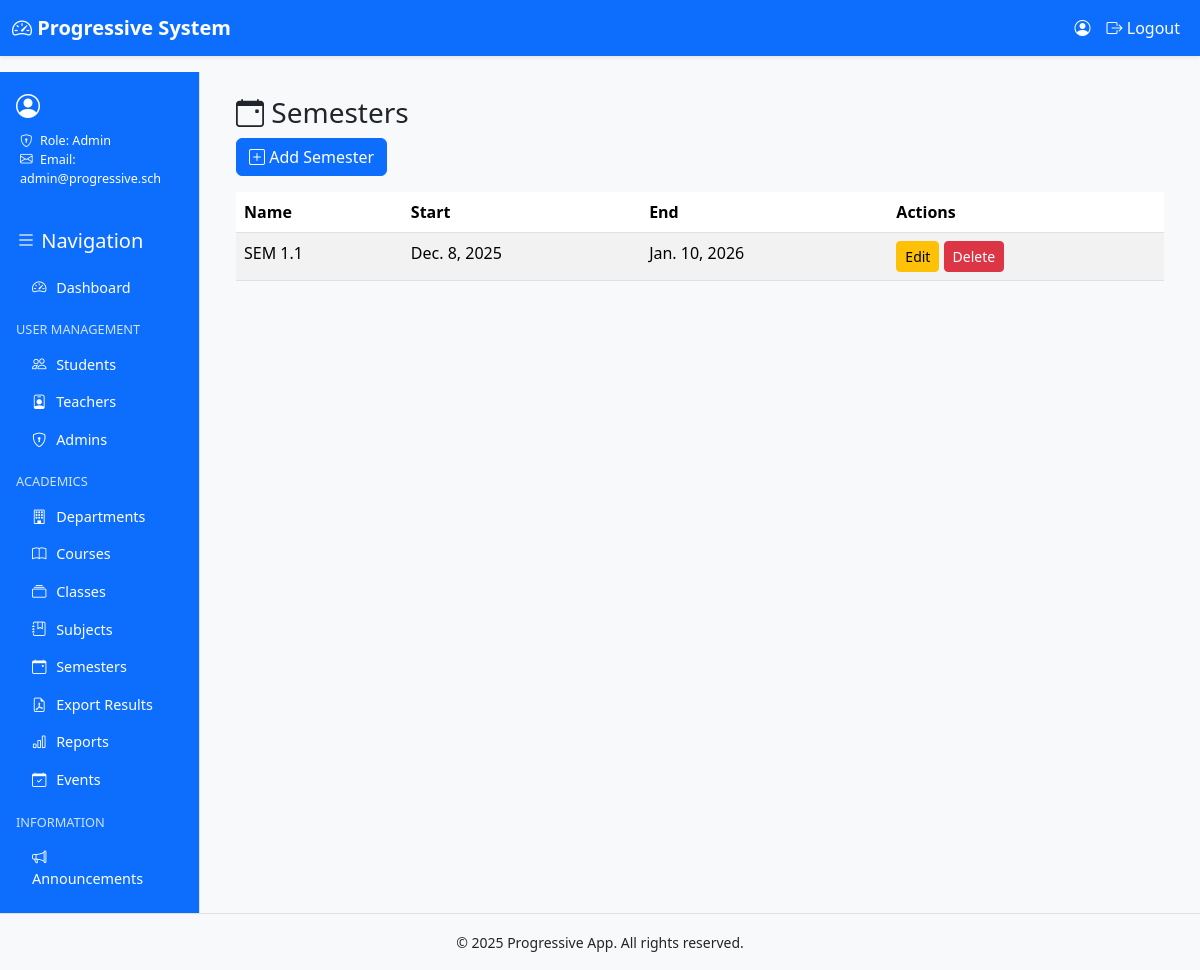
The app's page /semesters/ (signed in) with its own data.
### progressive_app/models.py (models this page shows, shortened)
class User(AbstractUser):
    ROLE_CHOICES = [
        ("admin", "Admin"),
        ("teacher", "Teacher"),
        ("student", "Student"),
    ]
    role = models.CharField(max_length=20, choices=ROLE_CHOICES)
    admission_number = models.CharField(max_length=20, blank=True, null=True, unique=True)
    department = models.ForeignKey("Department", on_delete=models.SET_NULL, null=True, blank=True)
    course = models.ForeignKey("Course", on_delete=models.SET_NULL, null=True, blank=True)
    school_class = models.ForeignKey("SchoolClass", on_delete=models.SET_NULL, null=True, blank=True)
    semester = models.ForeignKey("Semester", on_delete=models.SET_NULL, null=True, blank=True)

class Semester(models.Model):
    name = models.CharField(max_length=50)
    start_date = models.DateField()
    end_date = models.DateField()

### progressive_app/views.py (the view)
# urls.py: path("semesters/", views.semesters_list, name="semesters_list"),
@login_required
def semesters_list(request):
    if not require_role(request.user, ["admin"]):
        return forbid_or_redirect_login(request)
    qs = Semester.objects.order_by("-start_date")
    return render(request, "admin/semesters_list.html", {"semesters": qs})

### progressive_app/views.py (called while the page is built)
def require_role(user, allowed_roles):
    return user.is_authenticated and user.role in allowed_roles

### progressive_app/templates/admin/semesters_list.html (shortened to what this page needs)
{% extends 'base.html' %}
{% block content %}
<div class="container">
  <h3><i class="bi bi-calendar-event"></i> Semesters</h3>
  <a href="{% url 'progressive_app:semester_create' %}" class="btn btn-primary mb-3"><i class="bi bi-plus-square"></i> Add Semester</a>
  <table class="table table-striped">
    <thead><tr><th>Name</th><th>Start</th><th>End</th><th>Actions</th></tr></thead>
    <tbody>
      {% for s in semesters %}
      <tr>
        <td>{{ s.name }}</td>
        <td>{{ s.start_date }}</td>
        <td>{{ s.end_date }}</td>
        <td>
          <a href="{% url 'progressive_app:semester_edit' s.id %}" class="btn btn-sm btn-warning">Edit</a>
          <a href="{% url 'progressive_app:semester_delete' s.id %}" class="btn btn-sm btn-danger">Delete</a>
        </td>
      </tr>
      {% empty %}<tr><td colspan="4">No semesters found.</td></tr>{% endfor %}
    </tbody>
  </table>
</div>
{% endblock %}

### progressive_app/templates/base.html (shortened to what this page needs)
{% load static %}
<!doctype html>
<html lang="en">
  <head>
    <link href="https://cdn.jsdelivr.net/npm/bootstrap@5.3.2/dist/css/bootstrap.min.css" rel="stylesheet">
    <link href="https://cdn.jsdelivr.net/npm/bootstrap-icons@1.11.1/font/bootstrap-icons.css" rel="stylesheet">
    <link rel="stylesheet" href="{% static 'css/theme.css' %}">
  </head>
<body class="d-flex flex-column min-vh-100">
    <nav class="navbar navbar-expand-lg shadow-sm bg-light">
      <div class="container-fluid">
        <a class="navbar-brand" href="{% url 'progressive_app:dashboard' %}">
          <i class="bi bi-speedometer2"></i> Progressive System
        </a>
        <div class="collapse navbar-collapse" id="navbarNav">
          <ul class="navbar-nav ms-auto">
            {% if user.is_authenticated %}
              <li class="nav-item">
                <span class="nav-link">
                  <i class="bi bi-person-circle"></i> {{ user.first_name }} {{ user.last_name }}
                </span>
              </li>
              <li class="nav-item">
                <a class="nav-link text-warning" href="{% url 'progressive_app:logout' %}">
                  <i class="bi bi-box-arrow-right"></i> Logout
                </a>
              </li>
            {% else %}
              <li class="nav-item">
                <a class="nav-link" href="{% url 'progressive_app:login' %}">
                  <i class="bi bi-box-arrow-in-right"></i> Login
                </a>
              </li>
            {% endif %}
          </ul>
        </div>
      </div>
    </nav>
   <div class="container-fluid flex-grow-1">
      <div class="row min-vh-100">
        <div class="col-md-3 col-lg-2 sidebar bg-primary text-white p-3 d-flex flex-column">
          <div class="profile-box mb-4">
            <div class="d-flex align-items-center mb-2">
              <i class="bi bi-person-circle fs-4 me-2"></i>
            </div>
            <ul class="list-unstyled small ms-1">
              {% if user.role == 'student' %}
                <li><i class="bi bi-card-list me-1"></i> Admission: {{ user.admission_number }}</li>
                <li><i class="bi bi-collection me-1"></i> Class: {{ user.school_class.name }}</li>
                <li><i class="bi bi-building me-1"></i> Department: {{ user.department.name }}</li>
                <li><i class="bi bi-journal-bookmark me-1"></i> Course: {{ user.course.name }}</li>
              {% elif user.role == 'teacher' %}
                <li><i class="bi bi-building me-1"></i> Department: {{ user.department.name }}</li>
                <li><i class="bi bi-envelope me-1"></i> Email: {{ user.email }}</li>
              {% elif user.role == 'admin' %}
                <li><i class="bi bi-shield-lock me-1"></i> Role: Admin</li>
                <li><i class="bi bi-envelope me-1"></i> Email: {{ user.email }}</li>
              {% endif %}
            </ul>
          </div>
          <h5 class="mb-3"><i class="bi bi-list"></i> Navigation</h5>
          <div class="list-group list-group-flush flex-grow-1">
            <a href="{% url 'progressive_app:dashboard' %}" class="list-group-item list-group-item-action bg-primary text-white">
              <i class="bi bi-speedometer2"></i> Dashboard
            </a>
            {% if user.role == 'admin' %}
              <h6 class="mt-3 mb-2">User Management</h6>
              <a href="{% url 'progressive_app:students_list' %}" class="list-group-item bg-primary text-white"><i class="bi bi-people"></i> Students</a>
              <a href="{% url 'progressive_app:teachers_list' %}" class="list-group-item bg-primary text-white"><i class="bi bi-person-badge"></i> Teachers</a>
              <a href="{% url 'progressive_app:admins_list' %}" class="list-group-item bg-primary text-white"><i class="bi bi-shield-lock"></i> Admins</a>
              <h6 class="mt-3 mb-2">Academics</h6>
              <a href="{% url 'progressive_app:departments_list' %}" class="list-group-item bg-primary text-white"><i class="bi bi-building"></i> Departments</a>
              <a href="{% url 'progressive_app:courses_list' %}" class="list-group-item bg-primary text-white"><i class="bi bi-book"></i> Courses</a>
              <a href="{% url 'progressive_app:classes_list' %}" class="list-group-item bg-primary text-white"><i class="bi bi-collection"></i> Classes</a>
              <a href="{% url 'progressive_app:subjects_list' %}" class="list-group-item bg-primary text-white"><i class="bi bi-journal-bookmark"></i> Subjects</a>
              <a href="{% url 'progressive_app:semesters_list' %}" class="list-group-item bg-primary text-white"><i class="bi bi-calendar-event"></i> Semesters</a>
              <a href="{% url 'progressive_app:admin_results_pdf' %}" class="list-group-item bg-primary text-white"><i class="bi bi-file-earmark-pdf"></i> Export Results</a>
              <a href="{% url 'progressive_app:reports' %}" class="list-group-item bg-primary text-white"><i class="bi bi-bar-chart"></i> Reports</a>
              <a href="{% url 'progressive_app:events_list' %}" class="list-group-item bg-primary text-white"><i class="bi bi-calendar-check"></i> Events</a>
            {% endif %}
            <h6 class="mt-3 mb-2">Information</h6>
            <a href="{% url 'progressive_app:announcements_list' %}" class="list-group-item bg-primary text-white"><i class="bi bi-megaphone"></i> Announcements</a>
          </div>
        </div>
        <main class="col-md-9 col-lg-10 p-4">
          {% block content %}{% endblock %}
        </main>
      </div>
    </div>
    <footer class="bg-light text-center py-3 border-top mt-auto">
      <small>&copy; {% now "Y" %} Progressive App. All rights reserved.</small>
    </footer>
  </body>
</html>

### static/css/theme.css (style rules this page uses)
:root { --prog-blue: #0d6efd; }
.btn-primary { background: var(--prog-blue); border-color: var(--prog-blue); }
a { text-decoration: none; }
body { font-family: "Segoe UI", Roboto, Helvetica, Arial, sans-serif; background-color: #f8f9fa; }
.navbar { background-color: #0d6efd !important; }
.navbar-brand { font-weight: bold; color: #fff !important; }
.navbar .nav-link { color: #fff !important; }
.sidebar { min-height: 100vh; border-right: 1px solid #dee2e6; background-color: #0d6efd; }
.sidebar h5, .sidebar h6 { color: #fff; }
.list-group-item { background-color: #0d6efd; color: #fff; border: none; }
.list-group-item i { margin-right: 6px; }
.btn-primary { background-color: #0d6efd; border-color: #0d6efd; }
.sidebar { font-size: 0.9rem; }
.sidebar .list-group-item { background-color: #0d6efd; color: #fff; border: none; }
.sidebar h6 { font-size: 0.8rem; text-transform: uppercase; margin-top: 1rem; margin-bottom: 0.5rem; color: #cfe2ff; }

### records on screen
User: email "admin@progressive.sch"
Semester: name "SEM 1.1", start_date "Dec. 8, 2025", end_date "Jan. 10, 2026"
